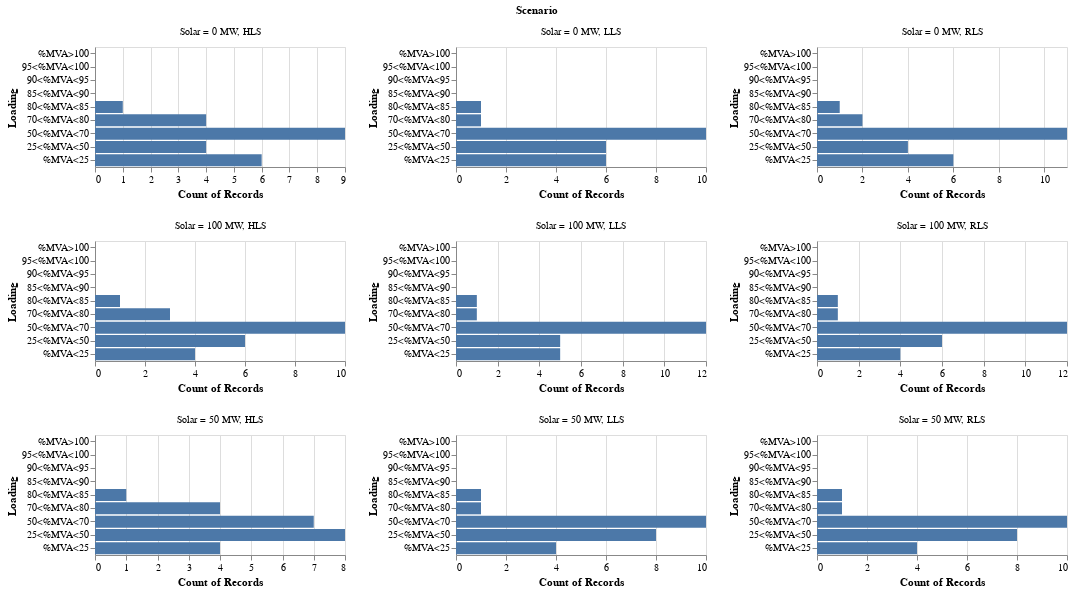

Notebook source saved alongside this figure:
### Markdown cell above
A histogram for each scenario is plotted to check the no of transformer branches in the above defined loading bracket

### Code cell
alt.Chart(data).mark_bar().encode(
    alt.Y('Loading',scale = alt.Scale(domain=['%MVA>100','95<%MVA<100','90<%MVA<95','85<%MVA<90','80<%MVA<85','70<%MVA<80','50<%MVA<70','25<%MVA<50','%MVA<25'])),
    alt.X('count()')).properties(height = 120, width = 250).facet('Scenario',columns=3).resolve_scale(x='independent', y = 'independent')

### Figure 1 — Vega-Lite specification as saved in the notebook (floating-point values rounded to 4 significant figures; data arrays with more than 128 entries replaced by an {"elided": "..."} marker saying what was removed)
{"config": {"view": {"continuousWidth": 300, "continuousHeight": 300}}, "data": {"name": "data-6313569aebd2a978b2b7cc2abbc8f5fb"}, "facet": {"field": "Scenario", "type": "nominal"}, "spec": {"mark": {"type": "bar"}, "encoding": {"x": {"aggregate": "count", "type": "quantitative"}, "y": {"field": "Loading", "scale": {"domain": ["%MVA>100", "95<%MVA<100", "90<%MVA<95", "85<%MVA<90", "80<%MVA<85", "70<%MVA<80", "50<%MVA<70", "25<%MVA<50", "%MVA<25"]}, "type": "nominal"}}, "height": 120, "width": 250}, "columns": 3, "resolve": {"scale": {"x": "independent", "y": "independent"}}, "$schema": "https://vega.github.io/schema/vega-lite/v5.20.1.json", "datasets": {"data-6313569aebd2a978b2b7cc2abbc8f5fb": {"elided": "216 records"}}}
